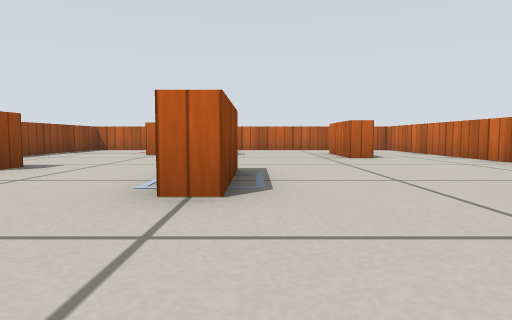
[1] (above)

15 first-person views from a walk through a world built for the Gazebo simulator. The camera is 0.23 m above the floor, tilts 4° down and sees 75° across. The floor is counted in squares, 0.5 m on a side. Each view is taken from the middle of a square. On the plan, view 1 faces up. The plan holds only what a view shows up to about 9 squares ahead; the rest is blank. Gazebo's built-in surfaces are drawn with simple patterns.

[2]
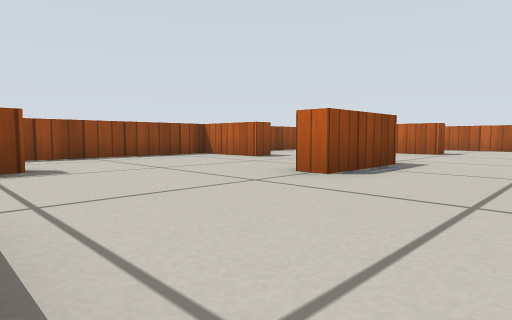

[3]
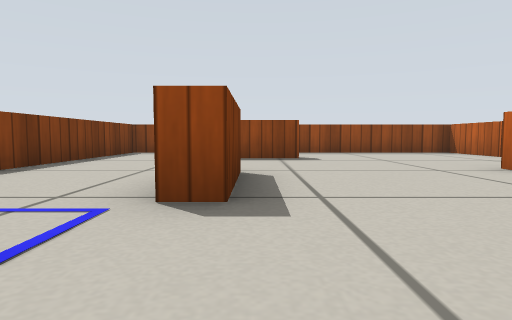

[4]
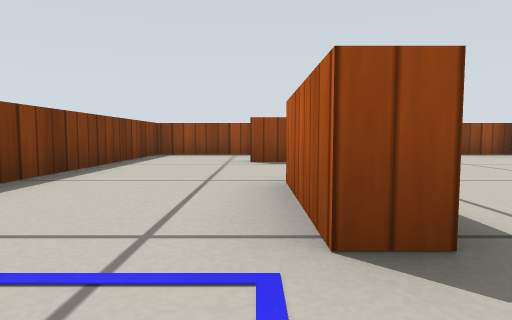

[5]
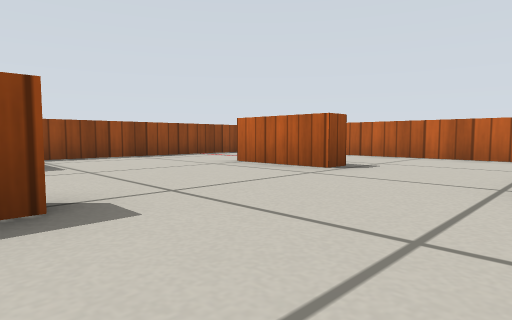

[6]
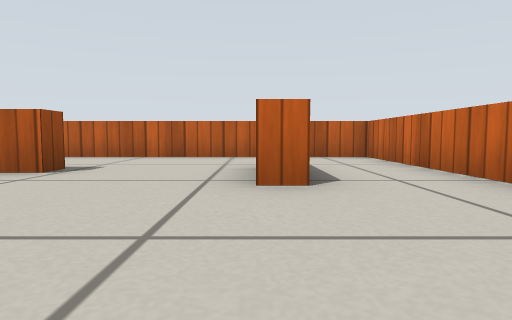

[7]
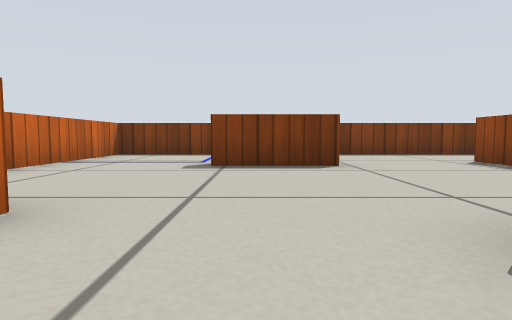

[8]
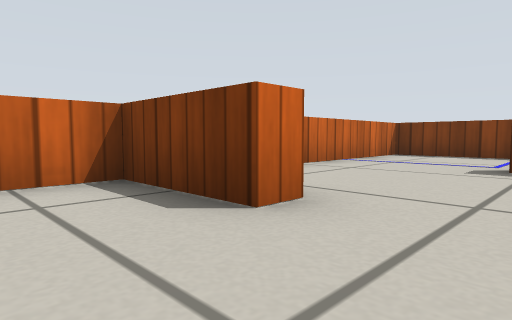

[9]
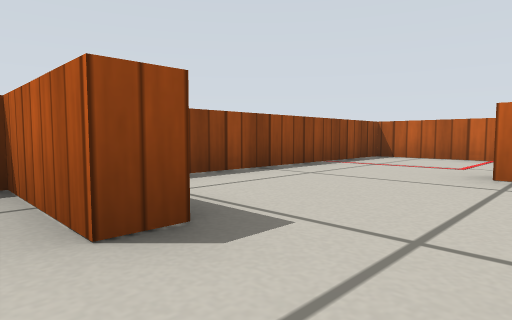

[10]
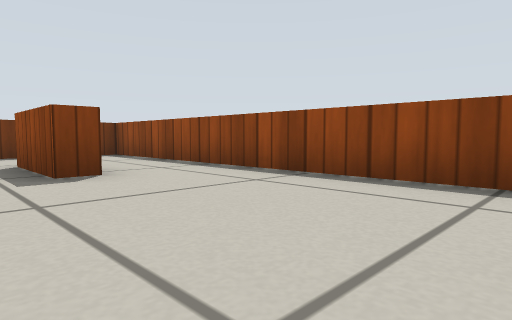

[11]
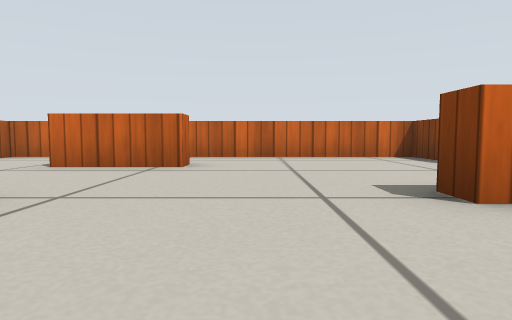

[12]
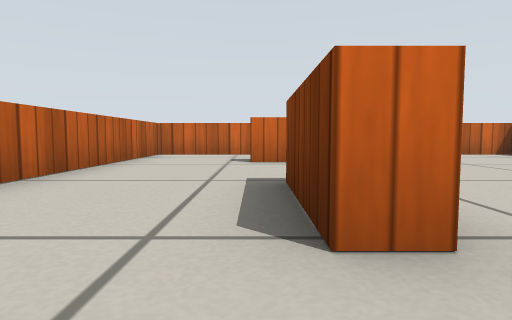

[13]
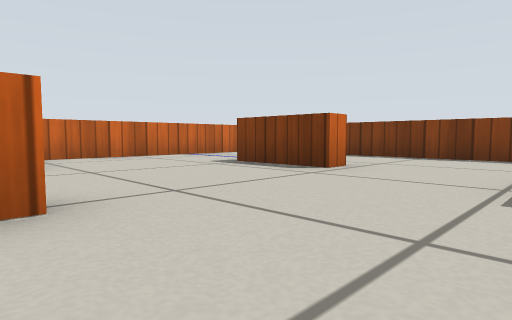

[14]
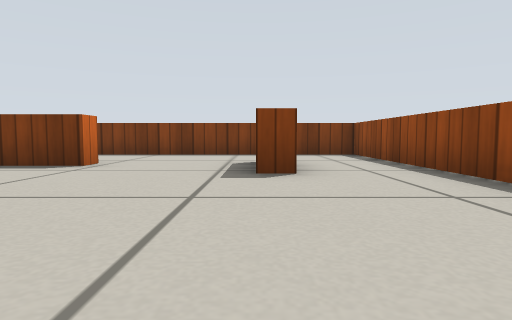

[15]
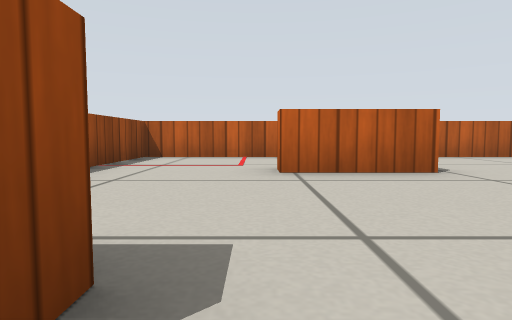

### Floor plan
Points are (right, up) in squares from view 1. A wall is a line through its corners. A room is listed if a view was taken in it or the views show most of it. See-through windows are left out.
Room 1 (views 1, 2, 3, 4, 5, 6, 7, 8, 9, 10, 11, 12, 13, 14, 15)
walls: (-0.8, 4.5) (-0.2, 4.5) (-0.2, 2.5) (-0.8, 2.5); (2.5, 2) (2.5, 2.5) (4.5, 2.5) (4.5, 11.5) (-5.5, 11.5) (-5.5, 5.6); (-3.5, 5.1) (-3.5, 4.5) (-5.5, 4.5) (-5.5, -4.5) (4.5, -4.5) (4.5, 1.4); (2.6, 7.1) (2, 7.1) (2, 9.1); (-0.7, 8.2) (-2.7, 8.2) (-2.7, 8.7) (-0.7, 8.7) (-0.7, 8.2); (-0.3, -1.2) (1.7, -1.2) (1.7, -1.7) (-0.3, -1.7) (-0.3, -1.2); (-3.6, -0.1) (-3, -0.1) (-3, -2.1)

Positions as (right, up) in squares from view 1, and headings:
1: (0, 0), facing up
2: (2, -1), facing up-left
3: (4, -1), facing left
4: (3, -2), facing left
5: (2, 4), facing up-left
6: (2, 4), facing up
7: (1, 4), facing down
8: (1, 4), facing down-right
9: (-2, 4), facing up-left
10: (-2, 4), facing down-left
11: (-3, 6), facing right
12: (-4, 9), facing right
13: (-3, 3), facing down-right
14: (-3, 4), facing down
15: (-3, 4), facing up
